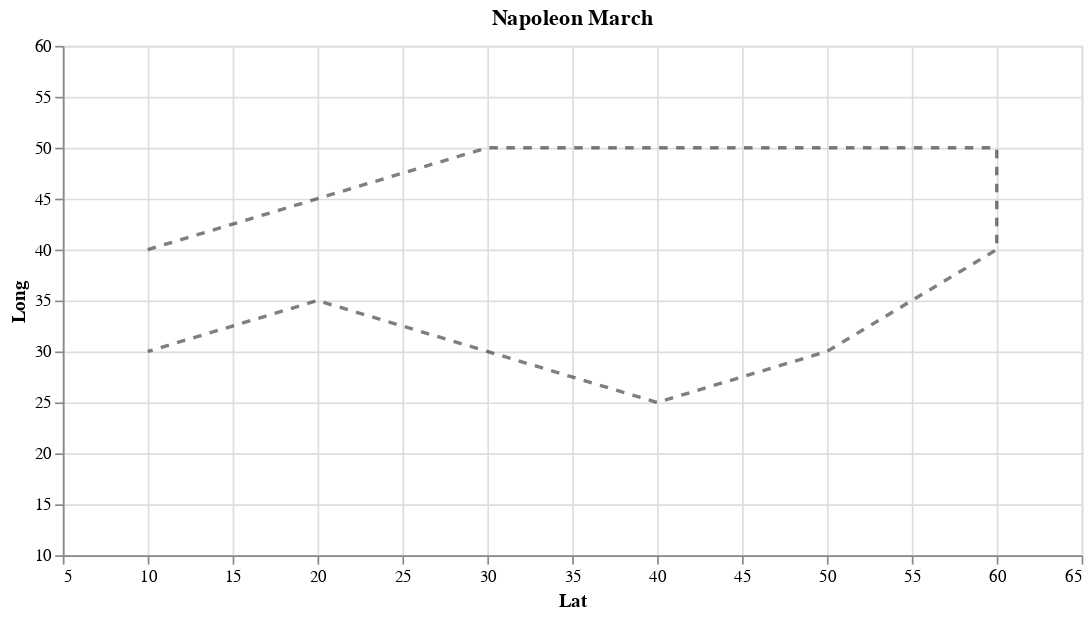

Here is the notebook cell this chart was saved with:
### Code cell
# Plot Trajectory of Troop

Trajectory = alt.Chart(df).mark_line(point=False, strokeDash=[5,5]).encode(
    alt.X('Lat', scale=alt.Scale(domain=(5, 65))),
    alt.Y('Long', scale=alt.Scale(domain=(10, 60))),
    opacity=alt.value(0.5),
    color=alt.value('#000000'),
    order='Time',
    tooltip = ['Time','Troop_Size', 'Loc', 'Temp']
).properties(
    width=600,
    height=300,
    title = 'Napoleon March'
).interactive()


Trajectory

### Figure 1 — Vega-Lite specification as saved in the notebook (floating-point values rounded to 4 significant figures)
{"config": {"view": {"continuousWidth": 400, "continuousHeight": 300}}, "data": {"name": "data-766e3b006ee3ab2e7c3e1b3f43b963e9"}, "mark": {"type": "line", "point": false, "strokeDash": [5, 5]}, "encoding": {"color": {"value": "#000000"}, "opacity": {"value": 0.5}, "order": {"type": "temporal", "field": "Time"}, "tooltip": [{"type": "temporal", "field": "Time"}, {"type": "quantitative", "field": "Troop_Size"}, {"type": "nominal", "field": "Loc"}, {"type": "quantitative", "field": "Temp"}], "x": {"type": "quantitative", "field": "Lat", "scale": {"domain": [5, 65]}}, "y": {"type": "quantitative", "field": "Long", "scale": {"domain": [10, 60]}}}, "height": 300, "selection": {"selector393": {"type": "interval", "bind": "scales", "encodings": ["x", "y"]}}, "title": "Napoleon March", "width": 600, "$schema": "https://vega.github.io/schema/vega-lite/v4.0.2.json", "datasets": {"data-766e3b006ee3ab2e7c3e1b3f43b963e9": [{"Time": "2020-01-01T00:00:00", "Lat": 10, "Long": 40, "Troop_Size": 100, "Loc": "Paris", "Temp": 40, "Time_Alt": 1, "Path": "Start"}, {"Time": "2020-02-01T00:00:00", "Lat": 20, "Long": 45, "Troop_Size": 100, "Loc": "Base 1", "Temp": 30, "Time_Alt": 2, "Path": "Attack"}, {"Time": "2020-03-01T00:00:00", "Lat": 30, "Long": 50, "Troop_Size": 100, "Loc": "Base 2", "Temp": 30, "Time_Alt": 3, "Path": "Attack"}, {"Time": "2020-04-01T00:00:00", "Lat": 40, "Long": 50, "Troop_Size": 70, "Loc": "Base 3", "Temp": 20, "Time_Alt": 4, "Path": "Attack"}, {"Time": "2020-05-01T00:00:00", "Lat": 50, "Long": 50, "Troop_Size": 50, "Loc": "Base 4", "Temp": 15, "Time_Alt": 5, "Path": "Attack"}, {"Time": "2020-06-01T00:00:00", "Lat": 60, "Long": 50, "Troop_Size": 50, "Loc": "Moscow", "Temp": 15, "Time_Alt": 6, "Path": "Attack"}, {"Time": "2020-07-01T00:00:00", "Lat": 60, "Long": 40, "Troop_Size": 40, "Loc": "Moscow", "Temp": 10, "Time_Alt": 1, "Path": "Retreat"}, {"Time": "2020-08-01T00:00:00", "Lat": 50, "Long": 30, "Troop_Size": 40, "Loc": "Base 5", "Temp": 10, "Time_Alt": 2, "Path": "Retreat"}, {"Time": "2020-09-01T00:00:00", "Lat": 40, "Long": 25, "Troop_Size": 20, "Loc": "Base 6", "Temp": 15, "Time_Alt": 3, "Path": "Retreat"}, {"Time": "2020-10-01T00:00:00", "Lat": 30, "Long": 30, "Troop_Size": 5, "Loc": "Base 7", "Temp": 20, "Time_Alt": 4, "Path": "Retreat"}, {"Time": "2020-11-01T00:00:00", "Lat": 20, "Long": 35, "Troop_Size": 3, "Loc": "Base 8", "Temp": 30, "Time_Alt": 5, "Path": "Retreat"}, {"Time": "2020-12-01T00:00:00", "Lat": 10, "Long": 30, "Troop_Size": 1, "Loc": "Paris", "Temp": 40, "Time_Alt": 6, "Path": "End"}]}}
